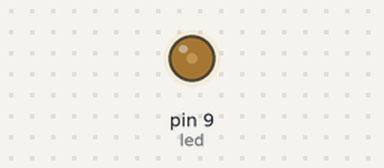
Recording of a sketch running on a simulated Arduino Uno, built with avr-gcc and run on an emulated ATmega328P. Parts: output pins drawn as LEDs (lit = HIGH).

Above: at 0.05 s.
At 0.65 s:
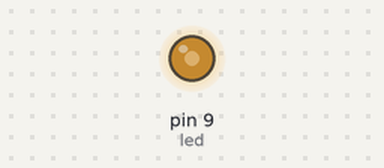
At 1.25 s:
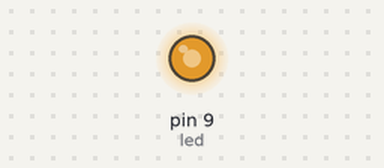
At 2.5 s:
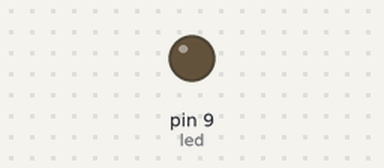
Timing chart, 0 to 5.8 s (numbered marks = the images above):
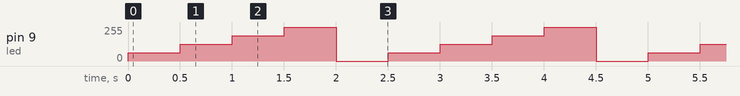

Measured:
- by itself, pin 9 (led): repeats every 2.5 s: 126/255 0.50 s, 189/255 0.50 s, 252/255 0.50 s, 0/255 0.50 s, 63/255 0.50 s

The sketch:

Program003led_varying_brightness.ino
```cpp
int led=9;
int bright=0;
int wait=500;

void setup() {
  // put your setup code here, to run once:
  pinMode(led, OUTPUT);

}

void loop() {
  // put your main code here, to run repeatedly:
  for (int i=0; i<4; i++){
    bright+=63;
    if(bright>253){
      bright=0;
    }
    analogWrite(led, bright);
    delay(wait);
  }
}
```
